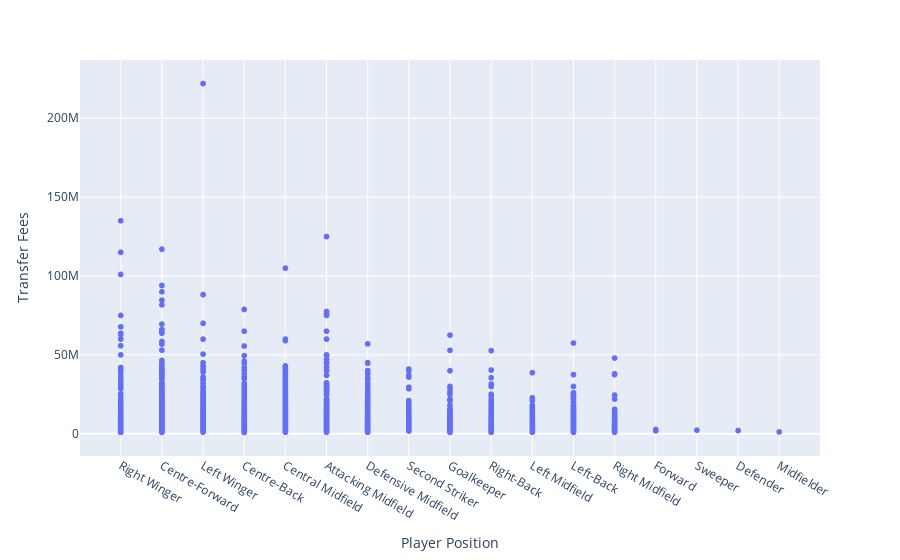

Notebook code cell kept with this figure:
### Markdown cell above
Players with age ranging from (22 to 27) have higher transfer fees

### Code cell
fig = px.scatter(x=df['Position'],y=df['Transfer_fee'],labels=dict(y="Transfer Fees",x = "Player Position"))
fig.show()

### Figure 1 — Plotly figure (JSON) as saved in the notebook; plotly's stock layout.template omitted (floating-point values rounded to 4 significant figures; data arrays with more than 128 entries replaced by an {"elided": "..."} marker saying what was removed)
{"data": [{"hovertemplate": "Player Position=%{x}<br>Transfer Fees=%{y}<extra></extra>", "legendgroup": "", "marker": {"color": "#636efa", "symbol": "circle"}, "mode": "markers", "name": "", "showlegend": false, "type": "scattergl", "x": {"elided": "4700 str values"}, "xaxis": "x", "y": {"elided": "4700 int values"}, "yaxis": "y"}], "layout": {"legend": {"tracegroupgap": 0}, "margin": {"t": 60}, "xaxis": {"anchor": "y", "domain": [0, 1], "title": {"text": "Player Position"}}, "yaxis": {"anchor": "x", "domain": [0, 1], "title": {"text": "Transfer Fees"}}}}
